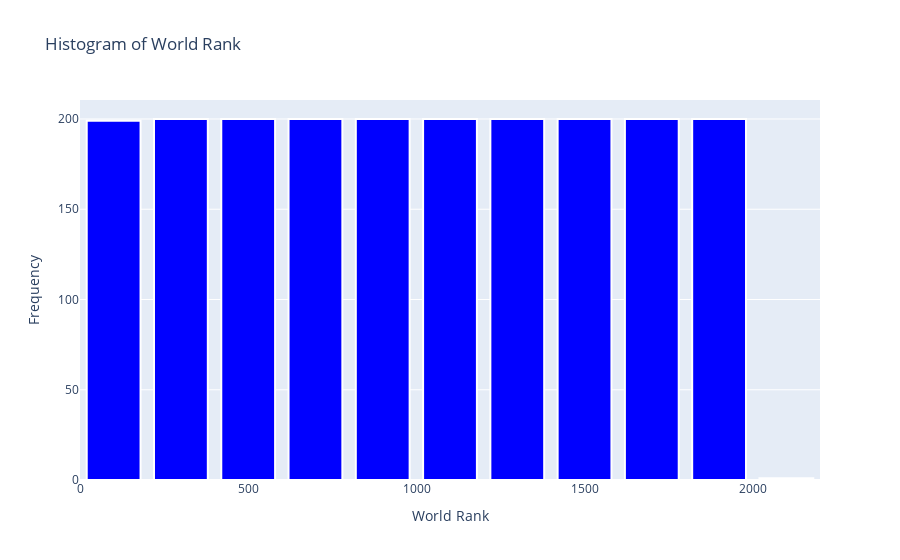

The notebook cell saved with this chart:
### Markdown cell above
**Plotly - Chart**

### Code cell
# Ensure 'World Rank' is numeric if it's not already (assuming it's all valid numeric data)
df_CWU['World Rank'] = pd.to_numeric(df_CWU['World Rank'], errors='coerce')

# Create a histogram using Plotly Express
fig = px.histogram(
    df_CWU,
    x='World Rank',
    nbins=15,  # Number of bins
    title='Histogram of World Rank',
    color_discrete_sequence=['blue']  # Set bar color to blue
)

# Update layout to add red edges to the bars
fig.update_traces(marker=dict(line=dict(color='white', width=2)))

# Add labels
fig.update_layout(
    xaxis_title='World Rank',
    yaxis_title='Frequency',
    bargap=0.2  # Adjust the gap between bars
)

# Show the plot
fig.show()

### Figure 1 — Plotly figure (JSON) as saved in the notebook; plotly's stock layout.template omitted (floating-point values rounded to 4 significant figures; data arrays with more than 128 entries replaced by an {"elided": "..."} marker saying what was removed)
{"data": [{"alignmentgroup": "True", "bingroup": "x", "hovertemplate": "World Rank=%{x}<br>count=%{y}<extra></extra>", "legendgroup": "", "marker": {"color": "blue", "line": {"color": "white", "width": 2}, "pattern": {"shape": ""}}, "name": "", "nbinsx": 15, "offsetgroup": "", "orientation": "v", "showlegend": false, "type": "histogram", "x": {"elided": "2000 int values"}, "xaxis": "x", "yaxis": "y"}], "layout": {"bargap": 0.2, "barmode": "relative", "legend": {"tracegroupgap": 0}, "title": {"text": "Histogram of World Rank"}, "xaxis": {"anchor": "y", "domain": [0, 1], "title": {"text": "World Rank"}}, "yaxis": {"anchor": "x", "domain": [0, 1], "title": {"text": "Frequency"}}}}
